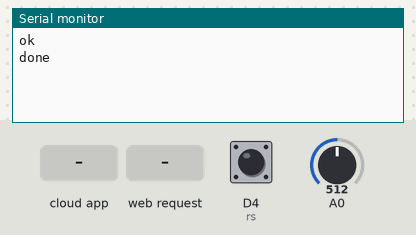
A sketch run on a simulated ESP8266 (NodeMCU). Shown: the last lines printed to the serial monitor. Inputs (shaded band) come from the test bench; at power-on: D4 (rs) HIGH, A0 = 512. WiFi joins after 1.5 s; servers stay silent unless stated; network time is answered at once with the bench clock; the local clock reads 2024-03-15 10:24:30 at power-on unless the sketch sets it; the Firebase database answers and starts empty.

Above: at 3.4 s.
3.5 s: the phone or cloud app sets WATER to 0
At 4.9 s:
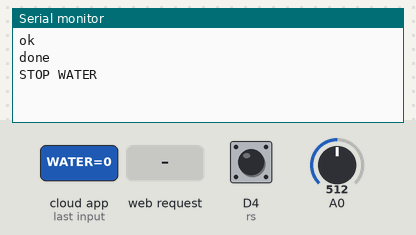
5.2 s: HTTP request GET /Moisture received
At 7.6 s:
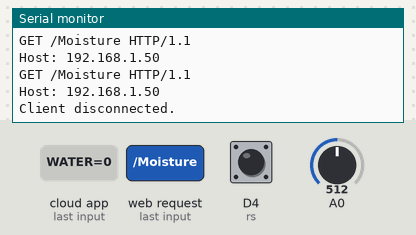
8.1 s: the phone or cloud app sets WATER to 1
At 10.7 s:
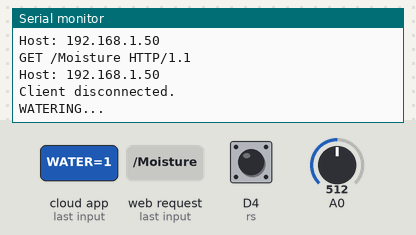
11.0 s: HTTP request GET /WATER received
At 13.5 s:
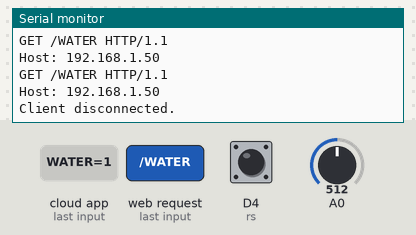
13.9 s: HTTP request GET /SetMoi/High received
At 15.1 s:
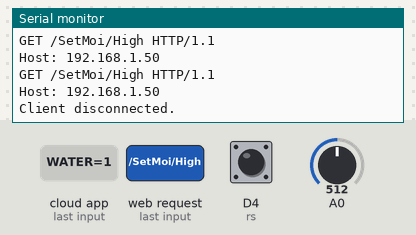
15.4 s: HTTP request GET /SetMoi/Low received
At 17.9 s:
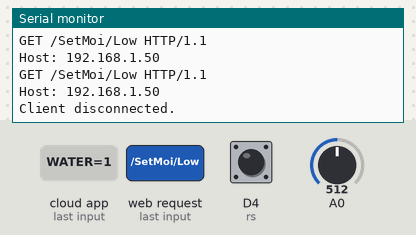

The sketch:

Mol_Sen_FDB_ver5.ino
```cpp
// https://www.grc.com/fingerprints.htm
#include <Arduino.h>
#include <ESP8266WiFi.h>
#include <ESP8266WebServer.h>
#include <WiFiManager.h>
#include <NTPClient.h>
#include <WiFiUdp.h>
#include <SPI.h>
#include <Wire.h>

#include <Firebase_ESP_Client.h>

#include "addons/TokenHelper.h"
#include "addons/RTDBHelper.h"

String ele = "moi";

WiFiServer server(80);

String header;

WiFiUDP ntpUDP;
NTPClient timeClient(ntpUDP, "pool.ntp.org");

const int rs = D4;
int RS;

unsigned long currentTime = millis();
unsigned long previousTime = 0;
const long timeoutTime = 2000;
#define DATABASE_URL "https://esp8266-ai2-default-rtdb.firebaseio.com"
#define API_KEY "AIzaSyAF4OdtYUAomk_4WnvE5MXb_nphlQ33UyA"
FirebaseData fbdo, fbdo_D1;
FirebaseAuth auth;
FirebaseConfig config;
unsigned long sendDataPrevMillis = 0;
int count = 0;
bool signupOK = false;

String A = "";
const int dry = 790;
const int wet = 320;
int moi = 0;
int moipc=0;
int moipercent=0;
int HM=0;
int LM=0;
String STAT1 = "";
String WATER = "";

void setup() {
  Serial.begin(115200);

  pinMode(rs, INPUT);
  digitalWrite(rs, HIGH);

  WiFiManager wifiManager;

  RS = digitalRead(rs);
  if (RS == LOW){
    wifiManager.resetSettings();
  }

  wifiManager.autoConnect("SmartStuff");

  A = WiFi.macAddress();
  STAT1 = A + "/Moisture";
  WATER = A + "/WATER";

  timeClient.begin();
  timeClient.setTimeOffset(28800);

  config.api_key = API_KEY;
  config.database_url = DATABASE_URL;
  if (Firebase.signUp(&config, &auth, "", "")){
    Serial.println("ok");
    signupOK = true;
  }
  else{
    Serial.printf("%s\n", config.signer.signupError.message.c_str());
  }
  config.token_status_callback = tokenStatusCallback;
  Firebase.begin(&config, &auth);
  Firebase.reconnectWiFi(true);
  Firebase.RTDB.setString(&fbdo, WATER, "0");
  Firebase.RTDB.setString(&fbdo, A + "/SetMoi/High", "0");
  Firebase.RTDB.setString(&fbdo, A + "/SetMoi/Low", "0");
  Firebase.RTDB.setString(&fbdo, A + "/SetMoi/TIME", "0");
  if  (!Firebase.RTDB.beginStream(&fbdo_D1, WATER)){
    Serial.printf("WATER begin error", fbdo_D1.errorReason().c_str());
  }

  server.begin();
  Serial.println("done");
}

void loop(){
  time();
  moi = analogRead(A0);
  moipc = map(moi, dry, wet, 0, 100);
  if (moipc>=100){ moipercent=100; }
  else if (moipc<=0){ moipercent=0; }
  else{ moipercent=moipc; }
  Firebase.RTDB.setString(&fbdo, STAT1, moipercent);
  delay(1000);

  if(Firebase.RTDB.getString(&fbdo, A + "/SetMoi/High")){
    HM=fbdo.stringData().toInt();
  }
  if(Firebase.RTDB.getString(&fbdo, A + "/SetMoi/Low")){
    LM=fbdo.stringData().toInt();
  }
  if ((HM > 0)&(LM >0)){
    if(moipercent < LM){
      Firebase.RTDB.setString(&fbdo_D1, WATER, "1");
    }
    else if(moipercent > HM){
      Firebase.RTDB.setString(&fbdo_D1, WATER, "0");
    }
  }

  if(Firebase.ready() && signupOK){
    if  (!Firebase.RTDB.readStream(&fbdo_D1)){
      Serial.printf("WATER read error", fbdo_D1.errorReason().c_str());
    }
    if (fbdo_D1.streamAvailable()) {
      if (fbdo_D1.stringData() == "0") {
        Serial.println("STOP WATER");
      }
      else if (fbdo_D1.stringData() == "1") {
        Serial.println("WATERING...");
      }
    }
  }

  WEB();
}
void time(){
  timeClient.update();
  String a = "\\\"";
  String nowTime = a + timeClient.getHours() + ":" + timeClient.getMinutes() + a ;

  if(timeClient.getSeconds()<5){
    if (Firebase.RTDB.getString(&fbdo, A+"/SetMoi/TIME")) {
      if (fbdo.stringData() == nowTime) {
        Serial.println("WATERING...");
        delay(6*1000);
        Serial.println("STOP WATER");
      }
    }
  }
}
void WEB(){
  WiFiClient client = server.available();
  if (client) {
    Serial.println("New Client.");
    String currentLine = "";
    currentTime = millis();
    previousTime = currentTime;
    while (client.connected() && currentTime - previousTime <= timeoutTime) { // loop while the client's connected
      currentTime = millis();
      if (client.available()) {
//        header = client.readStringUntil('\r');
        char c = client.read();
        Serial.write(c);
       header += c;
        if (c == '\n') {
          if (currentLine.length() == 0) {
            client.println("HTTP/1.1 200 OK");
            client.println("Content-type:text/html");
            client.println("Connection: close");
            client.println();
            Serial.println(header);

            client.println("<!DOCTYPE html><html>");
            client.println("<head><meta charset='utf-8' name=\"viewport\" content=\"width=device-width, initial-scale=1\">");
            client.println("<link rel=\"icon\" href=\"data:,\">");

            client.println("<style>html { font-family: Helvetica; display: inline-block; margin: 0px auto; text-align: center;}");
            client.println(".button { background-color: #195B6A; border: none; color: white; padding: 16px 40px;");
            client.println("text-decoration: none; font-size: 30px; margin: 2px; cursor: pointer;}");
            client.println(".button2 {background-color: #77878A;}</style>");
            client.println("</head>");


            client.println("<body><h1>MAC=" + A + "</h1>");
            client.println("<body><h2>ELEMENT=" + ele + "</h2>");
            client.println("<body><h3>裝置名稱 = sMART sTUFF 智慧盆栽</h3>");


            client.println();
            break;
          } else {
            currentLine = "";
          }
        } else if (c != '\r') {
          currentLine += c;
        }
      }
    }
    header = "";
    client.stop();
    Serial.println("Client disconnected.");
    Serial.println("");
  }

}
```

Measured:
- after the input at 3.5 s, the serial monitor: prints a new line after 0.23 s (image 1)
- after the input at 5.2 s, the serial monitor: prints a new line after 1.4 s (image 2)
- after the input at 8.1 s, the serial monitor: prints a new line after 1.4 s (image 3)
- after the input at 11.0 s, the serial monitor: prints a new line after 1.4 s (image 4)
- after the input at 13.9 s, the serial monitor: prints a new line at once (image 5)
- after the input at 15.4 s, the serial monitor: prints a new line after 1.4 s (image 6)
